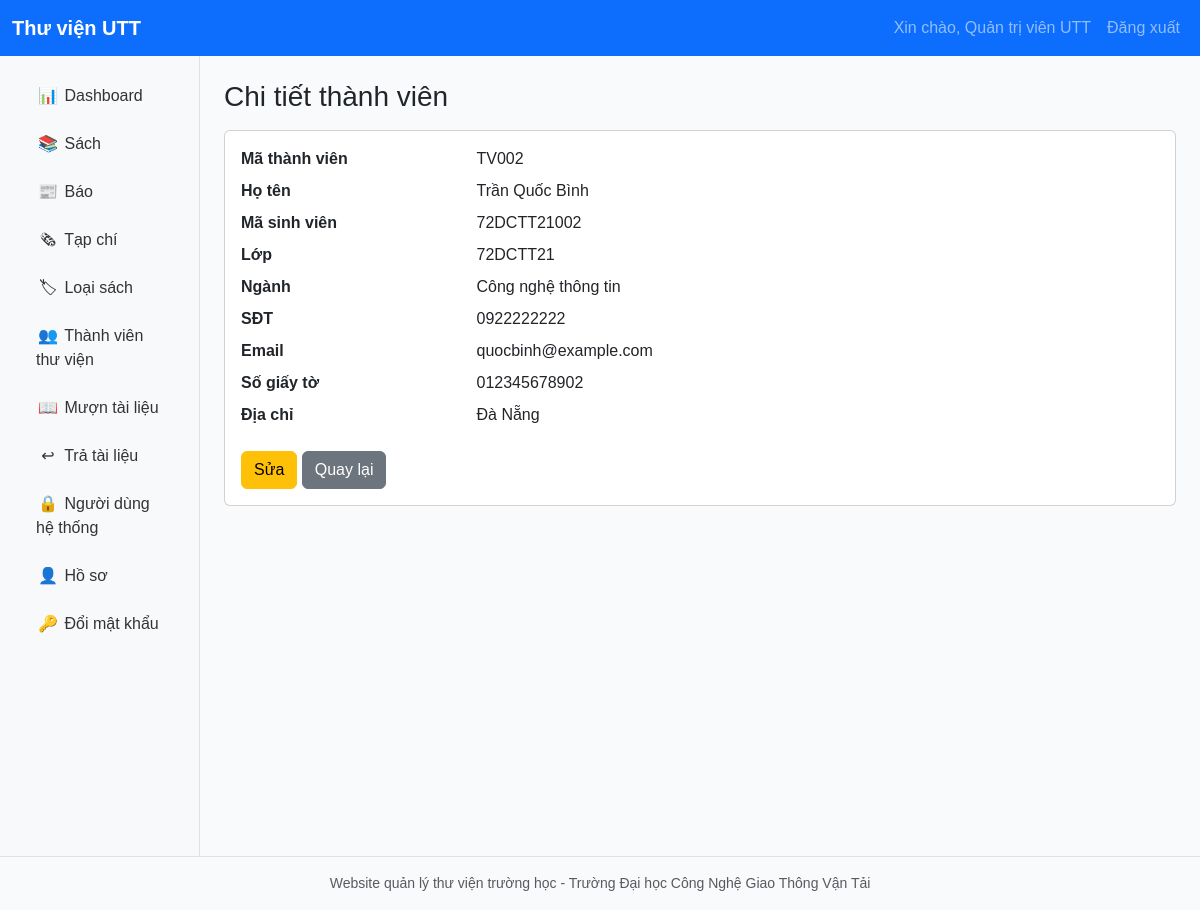
Page /members/detail.php?id=2 (signed in) on the committed database.
### tables this page shows
CREATE TABLE members(id INT AUTO_INCREMENT PRIMARY KEY,member_code VARCHAR(50) NOT NULL UNIQUE,full_name VARCHAR(150) NOT NULL,student_code VARCHAR(50) NULL,class_name VARCHAR(100) NULL,major VARCHAR(150) NULL,phone VARCHAR(30) NULL,email VARCHAR(150) NULL,identity_number VARCHAR(50) NULL,address TEXT NULL,status ENUM('active','inactive') NOT NULL DEFAULT 'active',created_at TIMESTAMP DEFAULT CURRENT_TIMESTAMP,updated_at TIMESTAMP DEFAULT CURRENT_TIMESTAMP ON UPDATE CURRENT_TIMESTAMP);

### includes/bootstrap.php (called while the page is built, shortened)
<?php
spl_autoload_register(function($class){
    $file = ROOT_PATH . '/' . str_replace('\\','/',$class) . '.php';
});
require_once __DIR__ . '/functions.php';

### config/database.php (called while the page is built)
<?php
return [
    'host' => 'localhost',
    'database' => 'library_management',
    'username' => 'root',
    'password' => '',
    'charset' => 'utf8mb4',
];

### app/Repositories/Database.php (called while the page is built, shortened)
<?php
class Database{ private static ?PDO $pdo=null; public static function connection():PDO{ if(self::$pdo===null){ $c=require ROOT_PATH.'/config/database.php'; $dsn="mysql:host={$c['host']};dbname={$c['database']};charset={$c['charset']}"; try{ self::$pdo=new PDO($dsn,$c['username'],$c['password'],[PDO::ATTR_ERRMODE=>PDO::ERRMODE_EXCEPTION,PDO::ATTR_DEFAULT_FETCH_MODE=>PDO::FETCH_ASSOC,PDO::ATTR_EMULATE_PREPARES=>false]); self::$pdo->exec('SET NAMES utf8mb4'); }catch(PDOException $e){ die('Không kết nối được database: '.$e->getMessage()); }} return self::$pdo; }}

### app/Services/MemberService.php (called while the page is built, shortened)
<?php
class MemberService{ private MemberRepository $repo; public function __construct(){ $this->repo=new MemberRepository(); } public function all($q=''){return $this->repo->all($q);} public function find($id){return $this->repo->find((int)$id);} public function save(array $d,?int $id=null):array{ $e=Validator::required($d,['member_code'=>'Mã thành viên','full_name'=>'Họ tên']); $e+=Validator::email($d,'email','Email'); if($e)return ['ok'=>false,'errors'=>$e]; $id?$this->repo->update($id,$d):$id=$this->repo->create($d); return ['ok'=>true,'data'=>$this->repo->find($id)]; } public function delete(int $id):array{ if($this->repo->unreturnedCount($id)>0)return ['ok'=>false,'message'=>'Không thể xóa vì thành viên đang có tài liệu chưa trả']; $this->repo->delete($id); return ['ok'=>true]; }}

### app/Repositories/BaseRepository.php (called while the page is built, shortened)
<?php
class BaseRepository{ protected PDO $db; public function __construct(){ $this->db=Database::connection(); } protected function fetchAll(string $sql,array $params=[]):array{ $s=$this->db->prepare($sql); $s->execute($params); return $s->fetchAll(); } protected function fetch(string $sql,array $params=[]):?array{ $s=$this->db->prepare($sql); $s->execute($params); $r=$s->fetch(); return $r?:null; } protected function execute(string $sql,array $params=[]):bool{ $s=$this->db->prepare($sql); return $s->execute($params); } protected function lastInsertId():int{ return (int)$this->db->lastInsertId(); }}

### app/Repositories/MemberRepository.php (called while the page is built)
<?php
namespace app\Repositories; class MemberRepository extends BaseRepository{ public function all(string $q=''):array{return $q?$this->fetchAll("SELECT * FROM members WHERE member_code LIKE ? OR full_name LIKE ? OR phone LIKE ? OR identity_number LIKE ? OR student_code LIKE ? OR class_name LIKE ? OR major LIKE ? ORDER BY id DESC",["%$q%","%$q%","%$q%","%$q%","%$q%","%$q%","%$q%"]):$this->fetchAll("SELECT * FROM members ORDER BY id DESC");} public function find(int $id):?array{return $this->fetch("SELECT * FROM members WHERE id=?",[$id]);} public function create(array $d):int{$this->execute("INSERT INTO members(member_code,full_name,student_code,class_name,major,phone,email,identity_number,address,status) VALUES(?,?,?,?,?,?,?,?,?,?)",[$d['member_code'],$d['full_name'],$d['student_code']??null,$d['class_name']??null,$d['major']??null,$d['phone']??null,$d['email']??null,$d['identity_number']??null,$d['address']??null,$d['status']??'active']);return $this->lastInsertId();} public function update(int $id,array $d):bool{return $this->execute("UPDATE members SET member_code=?,full_name=?,student_code=?,class_name=?,major=?,phone=?,email=?,identity_number=?,address=?,status=? WHERE id=?",[$d['member_code'],$d['full_name'],$d['student_code']??null,$d['class_name']??null,$d['major']??null,$d['phone']??null,$d['email']??null,$d['identity_number']??null,$d['address']??null,$d['status']??'active',$id]);} public function delete(int $id):bool{return $this->execute("DELETE FROM members WHERE id=?",[$id]);} public function unreturnedCount(int $id):int{return (int)$this->fetch("SELECT COUNT(*) c FROM borrows WHERE member_id=? AND status='borrowing'",[$id])['c'];}}

### includes/functions.php (called while the page is built, shortened)
<?php
function e($v){ return htmlspecialchars((string)$v, ENT_QUOTES, 'UTF-8'); }

### public/members/detail.php (the view)
<?php require_once __DIR__.'/../../includes/bootstrap.php'; require_login(); $row=(new app\Services\MemberService())->find((int)($_GET['id']??0)); if(!$row) include PUBLIC_PATH.'/404.php'; $title='Chi tiết thành viên'; include ROOT_PATH.'/includes/header.php'; ?><h1 class="h3 mb-3">Chi tiết thành viên</h1><div class="card"><div class="card-body"><dl class="row"><dt class="col-sm-3">Mã thành viên</dt><dd class="col-sm-9"><?= e($row['member_code']) ?></dd><dt class="col-sm-3">Họ tên</dt><dd class="col-sm-9"><?= e($row['full_name']) ?></dd><dt class="col-sm-3">Mã sinh viên</dt><dd class="col-sm-9"><?= e($row['student_code']) ?></dd><dt class="col-sm-3">Lớp</dt><dd class="col-sm-9"><?= e($row['class_name']) ?></dd><dt class="col-sm-3">Ngành</dt><dd class="col-sm-9"><?= e($row['major']) ?></dd><dt class="col-sm-3">SĐT</dt><dd class="col-sm-9"><?= e($row['phone']) ?></dd><dt class="col-sm-3">Email</dt><dd class="col-sm-9"><?= e($row['email']) ?></dd><dt class="col-sm-3">Số giấy tờ</dt><dd class="col-sm-9"><?= e($row['identity_number']) ?></dd><dt class="col-sm-3">Địa chỉ</dt><dd class="col-sm-9"><?= e($row['address']) ?></dd></dl><a class="btn btn-warning" href="edit.php?id=<?= $row['id'] ?>">Sửa</a> <a class="btn btn-secondary" href="index.php">Quay lại</a></div></div><?php include ROOT_PATH.'/includes/footer.php'; ?>

### public/assets/css/style.css (style rules this page uses)
body { background:#f8fafc;font-family:Arial,"Segoe UI",Tahoma,sans-serif }

### rows in the picture
members: member_code "TV002", full_name "Trần Quốc Bình", student_code "72DCTT21002", class_name "72DCTT21", major "Công nghệ thông tin", phone "0922222222", email "quocbinh@example.com", identity_number "012345678902", address "Đà Nẵng"

### other values in the picture
current_user()['full_name'] "Quản trị viên UTT"
FOOTER_TEXT "Website quản lý thư viện trường học - Trường Đại học Công Nghệ Giao Thông Vận Tải"
